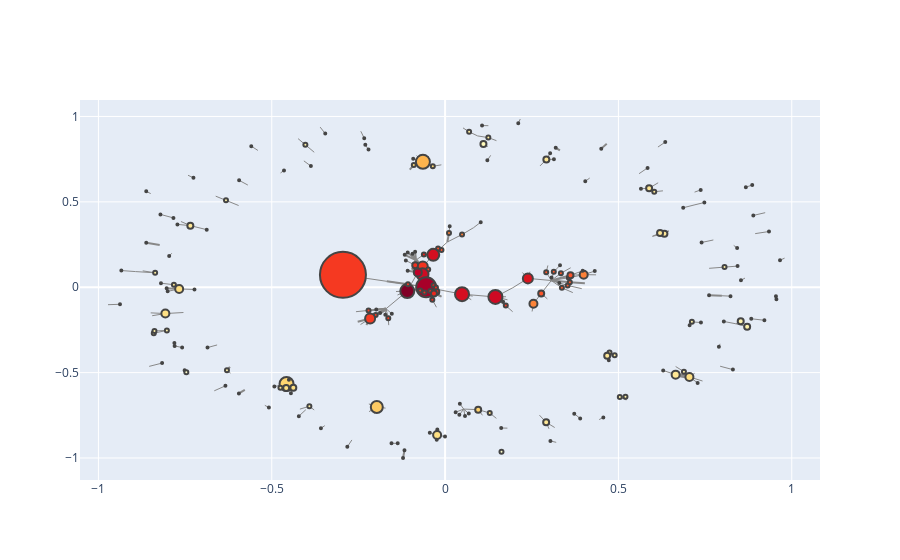

Notebook code for this chart:
### Code cell
pgGraph_top3 = pgGraph.copy()
applyLayout(pgGraph_top3, nx.spring_layout)
configure_plotly_browser_state()
plotNetworkWidthColor_Top3(pgGraph_top3)
